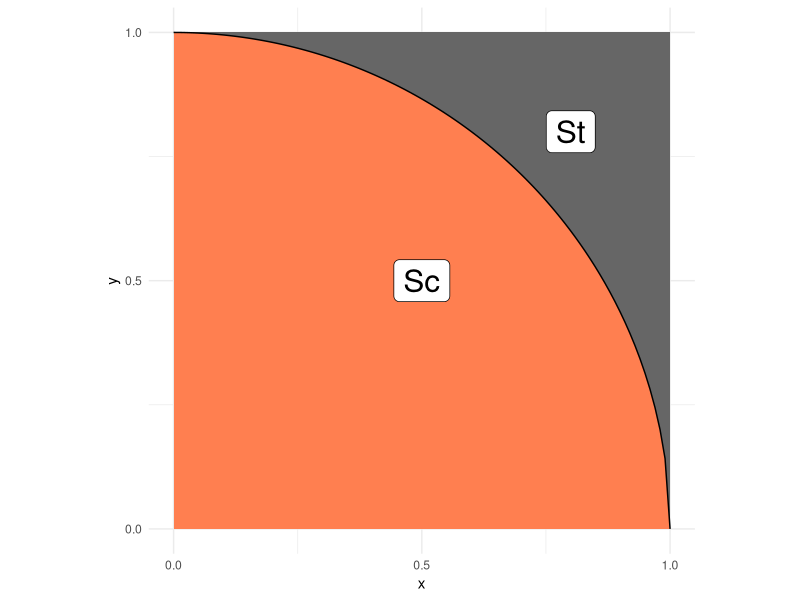
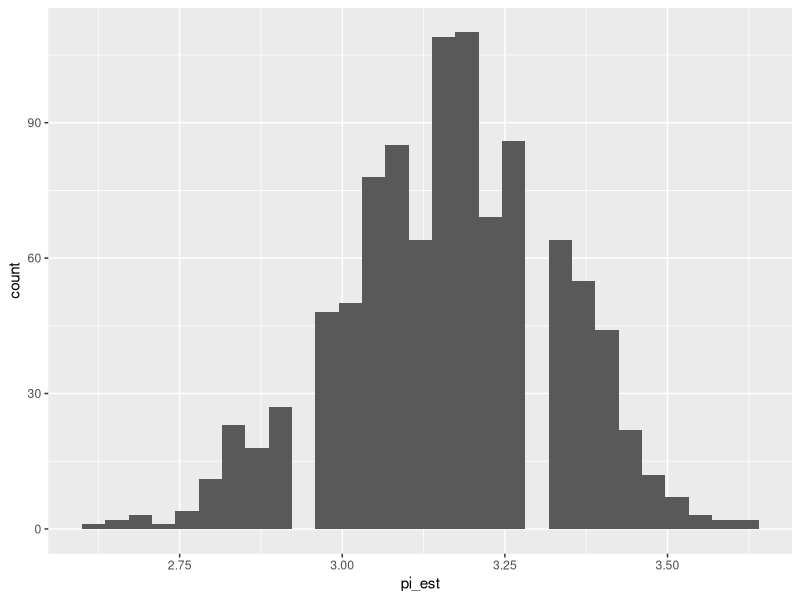

The R source for these figures, in order:
## ---- chunk 1
library(tidyverse)
library(rsample)
## ---- chunk 2
## NOTE: No need to edit; this visual helps explain the pi estimation scheme
tibble(x = seq(0, 1, length.out = 100)) %>%
  mutate(y = sqrt(1 - x^2)) %>%

  ggplot(aes(x, y)) +
  annotate(
    "rect",
    xmin = 0, ymin = 0, xmax = 1, ymax = 1,
    fill = "grey40",
    size = 1
  ) +
  geom_ribbon(aes(ymin = 0, ymax = y), fill = "coral") +
  geom_line() +
  annotate(
    "label",
    x = 0.5, y = 0.5, label = "Sc",
    size = 8
  ) +
  annotate(
    "label",
    x = 0.8, y = 0.8, label = "St",
    size = 8
  ) +
  scale_x_continuous(breaks = c(0, 1/2, 1)) +
  scale_y_continuous(breaks = c(0, 1/2, 1)) +
  theme_minimal() +
  coord_fixed()
## ---- chunk 3
## TASK: Choose a sample size and generate samples
n <- 100 # Choose a sample size
df_q1 <- data.frame(
  x = round(runif(n, 0, 1), 10), 
  y = round(runif(n, 0, 1), 10)
) # Generate the data
## ---- chunk 4
## NOTE: Do not edit this code
# Correct sample size
assertthat::assert_that(
  dim(df_q1) %>% 
    .[[1]] == n,
  msg = "The sample size should be `n`"
)
# Correct column names
assertthat::assert_that(
  setequal(names(df_q1), c("x", "y")),
  msg = "df_q1 must include the columns `x` and `y`"
)
print("Good")
## ---- chunk 5
## TASK: Finish implementing this function
stat <- function(x, y) {
  # TODO: Finish implementing this function
  return(4 * ((x^2 + y^2) <= 1))
}
## ---- chunk 6
## TASK: Finish writing these assert statements

# Check the value for points *inside* the circle
assertthat::assert_that(
  tibble(x = 0.5, y = 0.5) %>%  # Pick a point *inside* the circle 
    mutate(stat = stat(x, y)) %>% 
    pull(stat) %>% 
    .[[1]] == 4,  # The correct value of stat() inside the circle is 4
  msg = "Incorrect value when a point is inside the circle"
)

# Check the value for points *outside* the circle
assertthat::assert_that(
  tibble(x = 2, y = 2) %>%  # Pick a point *outside* the circle 
    mutate(stat = stat(x, y)) %>% 
    pull(stat) %>% 
    .[[1]] == 0,  # The correct value of stat() outside the circle is 0
  msg = "Incorrect value when a point is outside the circle"
)

print("Your assertions passed, but make sure they're checking the right thing!")
## ---- chunk 7
## TASK: Estimate pi using your data from q1
df_q3 <- 
  df_q1 %>% 
  mutate(
    stat_value = stat(x, y)  # Apply stat function to each point
  ) %>% 
  summarise(pi_est = mean(stat_value))  # Estimate pi as the mean of stat values

  # TODO: Estimate pi as the column `pi_est`
df_q3
## ---- chunk 8
## NOTE: Do not edit this code
# Correct sample size
assertthat::assert_that(
  dim(df_q3) %>% 
    .[[1]] == 1,
  msg = "This result should have just one row"
)
# Correct column names
assertthat::assert_that(
  setequal(names(df_q3), c("pi_est")),
  msg = "df_q3 must include the column `pi_est`"
)
print("Good")
## ---- chunk 9
## TASK: Finish the code below
df_q4 <- 
  df_q1 %>% 
  bootstraps(., times = 1000) %>% 
  mutate(
    pi_est = map_dbl(
      splits,
      function(split_df) {
        analysis(split_df) %>% 
          # Estimate pi (pi_est) using the resampled data;
          # this should be *identical* to the
          # code you wrote for q3
          mutate(stat_value = stat(x, y)) %>%  
          summarise(pi_est = mean(stat_value)) %>%  
          pull(pi_est)
      }
    )
  )

## NOTE: Do not edit; use this to visualize your results
df_q4 %>% 
  ggplot(aes(pi_est)) +
  geom_histogram()
## ---- chunk 10
## TASK: Compute a bootstrap confidence interval at the 95% level (alpha = 0.05)
df_q5 <- 
  df_q4 %>% 
  summarize(
    # TODO: Compute pi_lo and pi_up
    pi_lo = quantile(pi_est, 0.025),  
    pi_up = quantile(pi_est, 0.975)   
  )

df_q5
## ---- chunk 11
df_q1 %>%  
  summarize(
    pi_mean = mean(stat(x, y)),  # Compute the mean estimate of pi
    pi_sd = sd(stat(x, y)),      # Compute the standard deviation of stat(x, y)
    n = n(),                     # Sample size
    pi_lo = pi_mean - 1.96 * (pi_sd / sqrt(n)),  # Lower bound of CI
    pi_up = pi_mean + 1.96 * (pi_sd / sqrt(n))   # Upper bound of CI
  )
